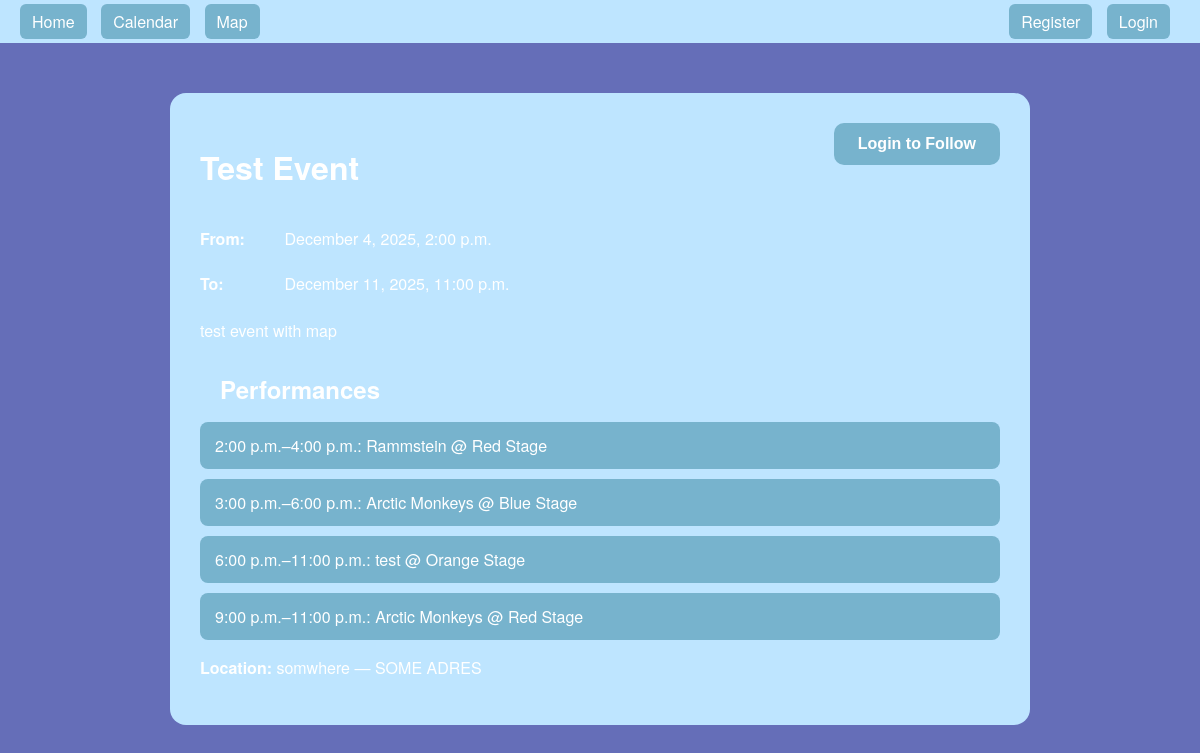
The app's page /api/event/3/, older data.
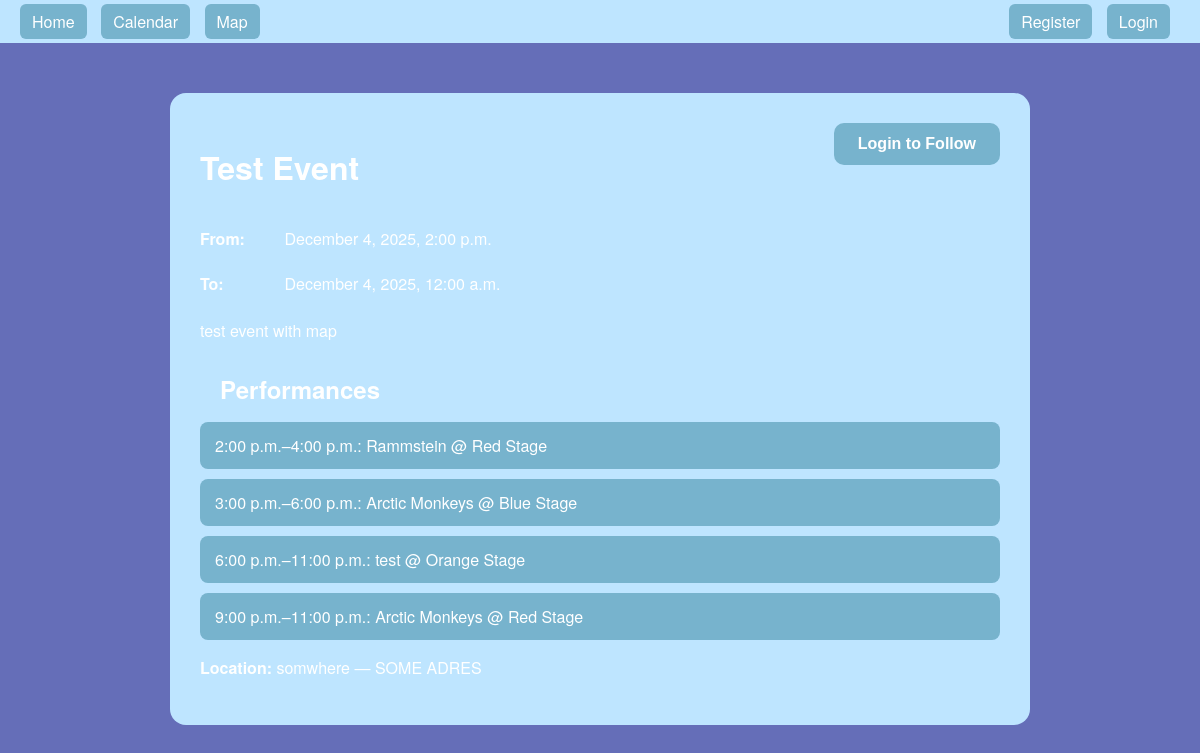
The same page, newer data.
### festify/models.py (models this page shows, shortened)
class Event(models.Model):
    host = models.ForeignKey(User, on_delete=models.CASCADE, related_name='hosted_events')
    title = models.CharField(max_length=200)
    description = models.TextField()
    start_datetime = models.DateTimeField()
    end_datetime = models.DateTimeField(null=True, blank=True)
    location_name = models.CharField(max_length=200)
    address = models.CharField(max_length=300)
    latitude = models.FloatField(null=True, blank=True)
    longitude = models.FloatField(null=True, blank=True)
    image = models.ImageField(upload_to='event_images/', blank=True, null=True)
    artists = models.ManyToManyField(Artist, blank=True, related_name='events')
    ticket_price = models.DecimalField(max_digits=10, decimal_places=2)
    capacity = models.IntegerField()
    tickets_sold = models.IntegerField(default=0)
    created_at = models.DateTimeField(auto_now_add=True)
    updated_at = models.DateTimeField(auto_now=True)

### festify/views.py (the view)
# urls.py: path("event/<int:pk>/", views.event_detail, name="event_detail"),
def event_detail(request, pk):
    event = get_object_or_404(Event, pk=pk)
    performances = (
        event.performances
        .select_related("artist", "stage")
        .order_by("start_time", "stage__order")
    )
    return render(request, "events/event_detail.html", {
        "event": event,
        "performances": performances,
    })

### festify/templates/events/event_detail.html (shortened to what this page needs)
{% extends "events/base.html" %}
{% block content %}
<div class="event-detail-container">
  <div class="event-header">
    <div class="event-title">
      <h1>{{ event.title }}</h1>
    </div>
    <button id="follow-btn" class="follow-button" onclick="toggleFollow()">
    </button>
  </div>
  <div class="event-info">
    <p>
      <strong>From:</strong>
      {{ event.start_datetime|date:"F j, Y, g:i a" }}
    </p>
    <p>
      <strong>To:</strong>
      {% if event.end_datetime %}
        {{ event.end_datetime|date:"F j, Y, g:i a" }}
      {% else %}
        —
      {% endif %}
    </p>
  </div>
  {% if event.description %}
    <p>{{ event.description }}</p>
  {% endif %}
  <div class="performances-section">
    <h2>Performances</h2>
    {% if performances %}
      <ul>
        {% for perf in performances %}
          <li>
            {{ perf.start_time|date:"g:i a" }}–{{ perf.end_time|date:"g:i a" }}:
            {{ perf.artist.name }} @ {{ perf.stage.name }}
          </li>
        {% endfor %}
      </ul>
      <p>
        <strong>Location:</strong>
        {% if event.location_name %}{{ event.location_name }}{% endif %}
        {% if event.address %}
          {% if event.location_name %} — {% endif %}{{ event.address }}
        {% endif %}
      </p>
    {% else %}
      <p>No performances linked to this event yet.</p>
    {% endif %}
  </div>
</div>
{% endblock %}

Row changes from the older to the newer data that the page shows:
changed Event "Test Event": end_datetime "December 11, 2025, 11:00 p.m." → "December 4, 2025, 12:00 a.m."
